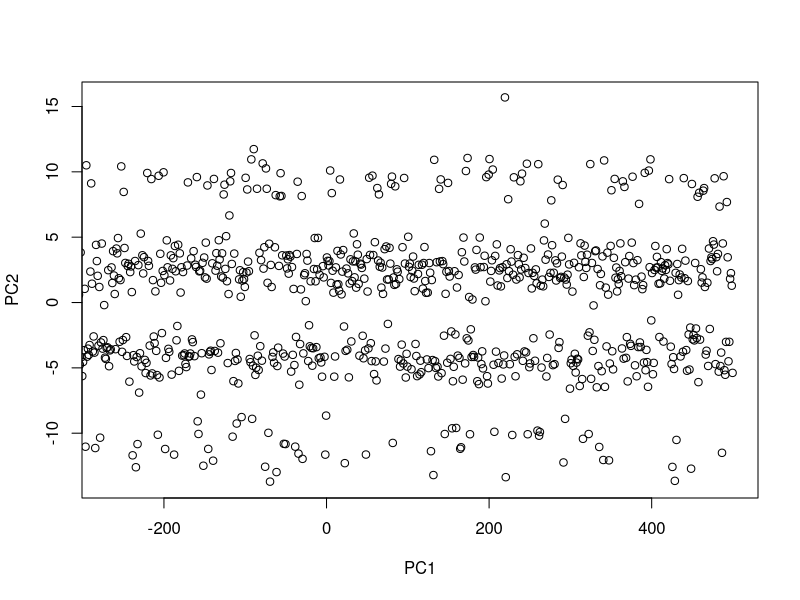

Write R code to recreate this figure. (Note: this script raises an error after producing the figure.)
# Create a dataset with random values

# Import Dataset

getwd()
setwd("C:/Users/james/Desktop/POLI170 Policy memo/RA_hiring_algorithm")
df <- read.csv("RA_dataset.csv", fileEncoding="UTF-8-BOM")
rownames(df) <- df[,1]
head(df)

df$scoreMean <- rowMeans(df[,9:58])

#hypothesis 1: higher gpa = higher score in evaluation
t.test(df$GPA, df$scoreMean)

# delete catergorical values into factors
df$race <- NULL
df$major <- NULL

# PCA without normalization (what NOT to do)
RA_pca <- prcomp(df)
summary(RA_pca)

# Plot PC1 vs PC2
plot(RA_pca$x[,1], RA_pca$x[,2], xlab="PC1", ylab="PC2", xlim=c(-270,500))
text(RA_pca$x[,1], RA_pca$x[,2], colnames(x))
